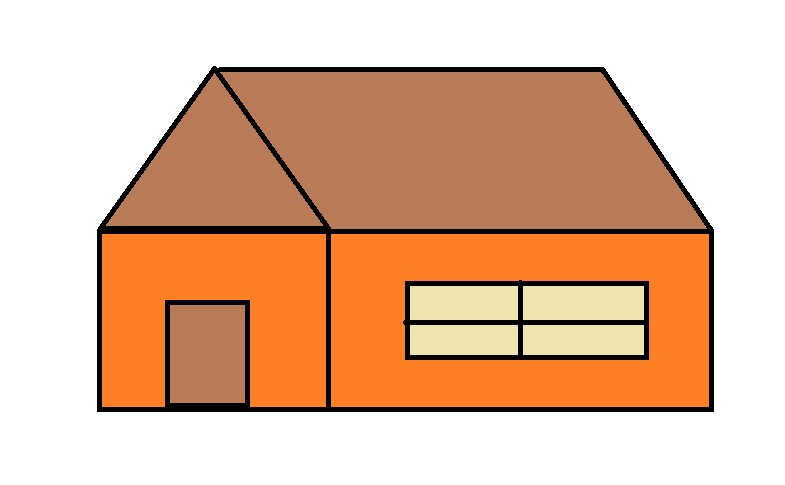
#> input picture Hut.jpg, 785 x 485 px
$ jupyter execute 10_Inverse_color_of_image.ipynb
#> lines starting #> are read from the running program, lines starting #| are printed output that depends on the picture
[cell 1]
import cv2
import numpy as np
import matplotlib.pyplot as plt

[cell 2]
image = cv2.imread("Hut.jpg")
#> image is the input picture: shape (485, 785, 3); mean B, G, R 158.6, 185.6, 225.2
invert_image = 255 - image
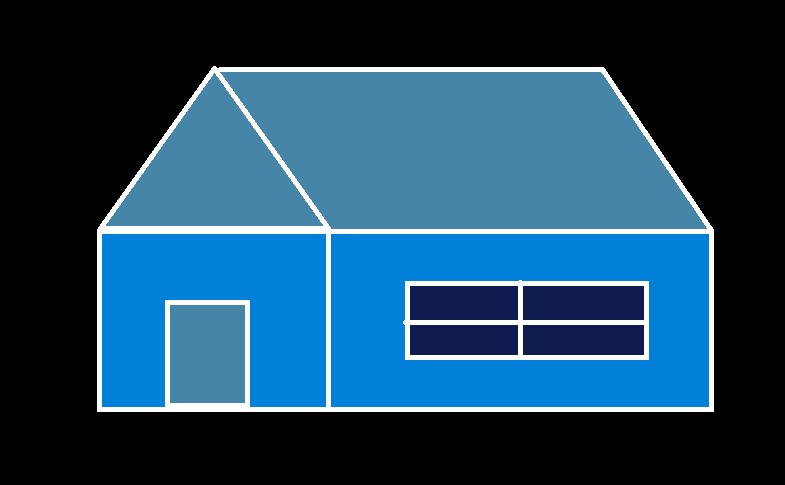
#> invert_image: shape (485, 785, 3); mean B, G, R 96.4, 69.4, 29.8

[cell 3]
plt.figure(figsize=(10, 5))
plt.subplot(121), plt.imshow(cv2.cvtColor(image,cv2.COLOR_BGR2RGB)), plt.axis('off')
plt.subplot(122), plt.imshow(cv2.cvtColor(invert_image,cv2.COLOR_BGR2RGB)), plt.axis('off')
plt.show()
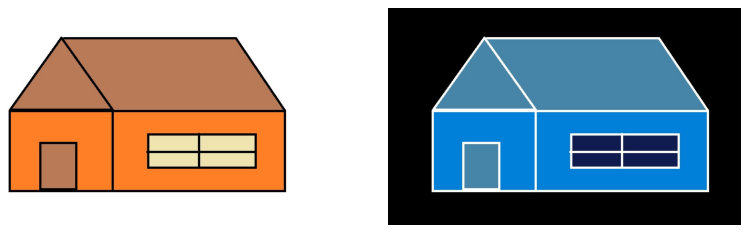
#> figure drawn by matplotlib, 2 panels
